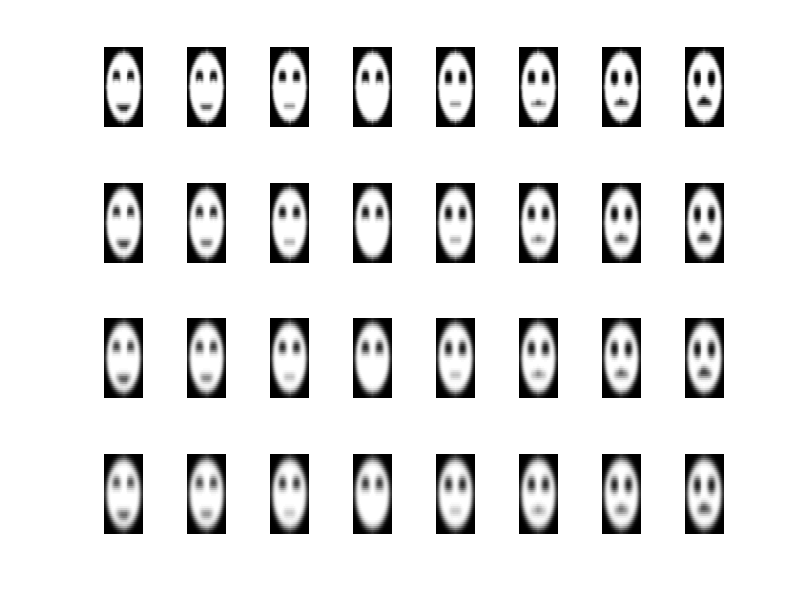

This chart was generated by the following MATLAB code: (Note: this script raises an error after producing the figure.)
function [data3] = MakeEmojiData()
close all
N = 40;
face = zeros(N);
t = linspace(0,1,N);
[x,y] = meshgrid(t,t);
R = 0.45; % face radius
reye = 0.1; % eye radius
deye = R/2;
aleye = 5*pi/6;
scleye = [cos(aleye);sin(aleye)];
areye = pi/6;
screye = [cos(areye);sin(areye)];
c = [0.5;0.5]; % face center;
% mouth
mx1 = c(1) - R/2;
mx2 = c(1) + R/2;
my0 = c(2) - R/2;
mysin =@(a,x1,x2,y0,x)y0+a*sin(pi*(x-x1)/(x2-x1));
hm = R/5;
% eye
cleft = c + deye*scleye;
cright = c + deye*screye;
ae = pi/3;
xl1 = cleft(1) - reye*sin(ae);
xl2 = cleft(1) + reye*sin(ae);
xr1 = cright(1) - reye*sin(ae);
xr2 = cright(1) + reye*sin(ae);
y0 = cleft(2) - reye*cos(ae);
he = reye*cos(ae);
% draw face
nt = 8;
nu = 4;
t = linspace(-1,1,nt);
u = linspace(0,1,nu);
I = (1 : N)';
bb = 0.1;
figure;
for j = 1 : nu
    bu = 0;
    fu = 1;
    for i = 1 : nt
        face = bu*ones(N);
        ind = find((x-c(1)).^2 + (y-c(2)).^2 < R^2);
        face(ind) = fu;
        si = @(x)mysin(-t(i)*he,xl1,xl2,y0,x);
        ind = find((x-cleft(1)).^2 + (y-cleft(2)).^2 <= reye^2 & si(x) <= y);
        face(ind) = bu;
        si = @(x)mysin(-t(i)*he,xr1,xr2,y0,x);
        ind = find((x-cright(1)).^2 + (y-cright(2)).^2 <= reye^2 & si(x) <= y);
        face(ind) = bu;
        si = @(x)mysin(t(i)*hm,mx1,mx2,my0,x);
        if t(i) >= 0
            ind = find(si(x) >= y & y >= my0 & x >= mx1 & x <= mx2);
        else
            ind = find(si(x) <= y & y <= my0 & x >= mx1 & x <= mx2);
        end    
        face(ind) = bu;
        % smooth
        subplot(nu,nt,(j-1)*nt + i);
        for k = 1 : 2 + 4*j
            face = bb*(face(circshift(I,[-1,0]),:)+face(circshift(I,[1,0]),:)+...
                face(:,circshift(I,[-1,0]))+face(:,circshift(I,[1,0])))+(1-4*bb)*face;
        end
        imagesc(face);
        caxis([0,1]);
        axis xy
        axis off
        colormap gray
        drawnow
    end
end
    
% make data
nuold = nu;
nt = 32;
nu = 32;
t = linspace(-1,1,nt);
u = linspace(0,0.4,nu);
I = (1 : N)';
n = nt*nu;
count = 0;
X = zeros(n,N^2);
del = bb*(nuold/nu);
col = parula(1000);
c = zeros(n,3);
for j = 1 : nu
    bu = 0;
    fu = 1;
    for i = 1 : nt
        count = count + 1;
        face = bu*ones(N);
        ind = find((x-c(1)).^2 + (y-c(2)).^2 < R^2);
        face(ind) = fu;
        si = @(x)mysin(-t(i)*he,xl1,xl2,y0,x);
        ind = find((x-cleft(1)).^2 + (y-cleft(2)).^2 <= reye^2 & si(x) <= y);
        face(ind) = bu;
        si = @(x)mysin(-t(i)*he,xr1,xr2,y0,x);
        ind = find((x-cright(1)).^2 + (y-cright(2)).^2 <= reye^2 & si(x) <= y);
        face(ind) = bu;
        si1 = @(x)mysin(t(i)*hm,mx1,mx2,my0,x);
        si2 = @(x)mysin((1-t(i)^2)*hm,mx1,mx2,my0,x);
        if t(i) >= 0
            ind = find(si1(x) >= y & y >= si2(x) & x >= mx1 & x <= mx2);
        else
            ind = find(si1(x) <= y & y <= si2(x) & x >= mx1 & x <= mx2);
        end    
        face(ind) = bu;
        % smooth
        for k = 1 : 4*(j+1)
            face = del*(face(circshift(I,[-1,0]),:)+face(circshift(I,[1,0]),:)+...
                face(:,circshift(I,[-1,0]))+face(:,circshift(I,[1,0])))+face*(1-4*del);
        end
        X(count,:) = face(:)';
        c(count,:) = col(ceil(1000*sqrt((i^2+j^2)/(nt^2+nu^2))),:);
    end
end
data3 = X;
save('FaceData.mat','data3','c');
end
    




